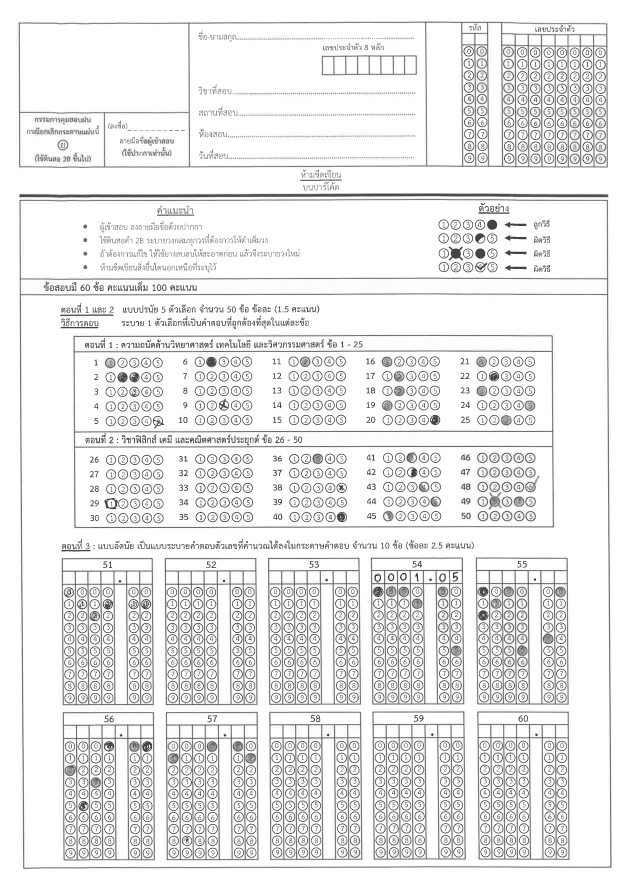
#> input picture test.jpg, 1240 x 1754 px (shown at 1/2 size)
$ python app.py
#> lines starting #> are read from the running program, lines starting #| are printed output that depends on the picture; after the words box and inside, x2 and y2 are one past the last pixel; in counts of white or black regions, pixels touching at a corner belong together
from typing import Any
import cv2
import numpy as np
from matplotlib import pyplot as plt
from os import walk
import pickle

path = "template/"
pickle_name = 'exam2'
position_path = './pickle/'
circle_width, circle_height = 25,25
img = cv2.imread('test.jpg', cv2.IMREAD_GRAYSCALE)
#> img is the input picture: shape (1754, 1240); min 17, max 255, mean 233.1
im_gray = cv2.resize(img, (1700, 2250), interpolation = cv2.INTER_LINEAR)
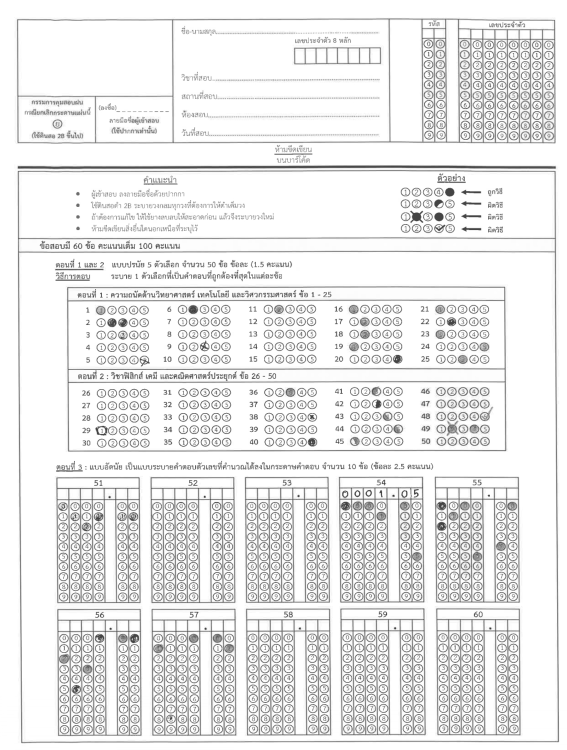
#> im_gray: shape (2250, 1700) (shown at 1/3 size); min 23, max 255, mean 233.1
(thresh, im_bw) = cv2.threshold(im_gray, 128, 255, cv2.THRESH_BINARY | cv2.THRESH_OTSU)
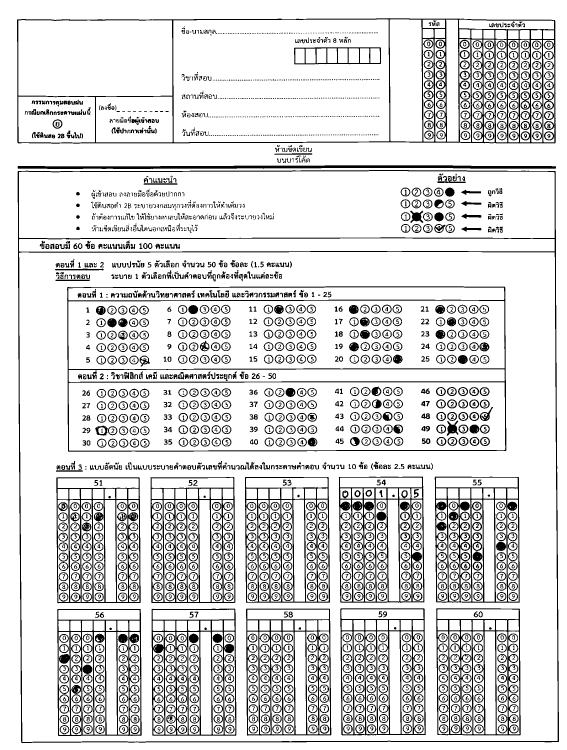
#> im_bw: shape (2250, 1700) (shown at 1/3 size); 85% white; 3086 black regions (552 under 20 px), largest, box (x1, y1, x2, y2) and area: (51, 55, 1667, 431) 41403, (53, 510, 1677, 2229) 30353, (201, 859, 1519, 1355) 22000
#> thresh = 192
thresh = 200
img = cv2.threshold(im_gray, thresh, 255, cv2.THRESH_BINARY)[1]
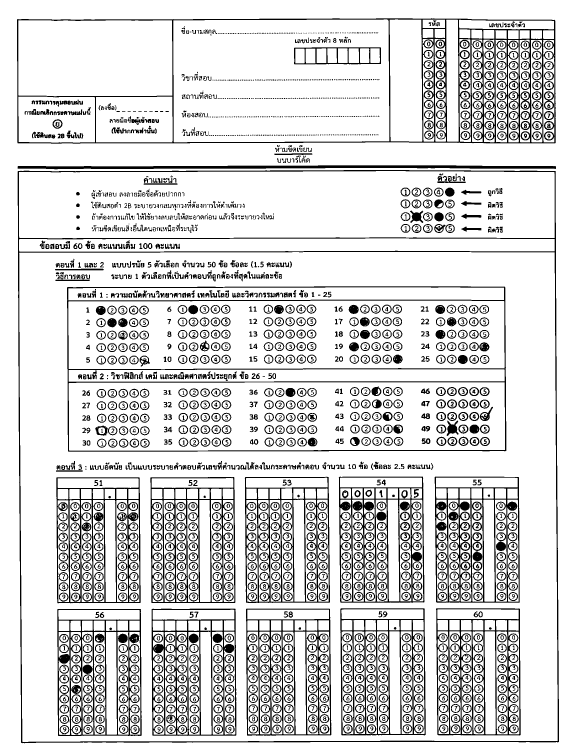
#> img: shape (2250, 1700) (shown at 1/3 size); 83.9% white; 2935 black regions (501 under 20 px), largest, box (x1, y1, x2, y2) and area: (51, 55, 1667, 431) 49429, (53, 510, 1677, 2230) 32793, (201, 859, 1519, 1355) 23297
sens = 200

class UserAns:
    def __init__(self):
        self.id = [None]*8
        self.answer = {1:{k:None for k in range(1, 51)}, 2:{k:[None for i in range(6)] for k in range(1, 11)}}

    def getId(self):
        return self.id

    def getAnswer(self):
        return self.answer

# [39 lines left out: function formatToUserAns, not called in this run]

def get_file(position_path):
#> (the run stopped early here; a loop or call above may not have finished)

$ run again, with mark.jpg copied over test.jpg
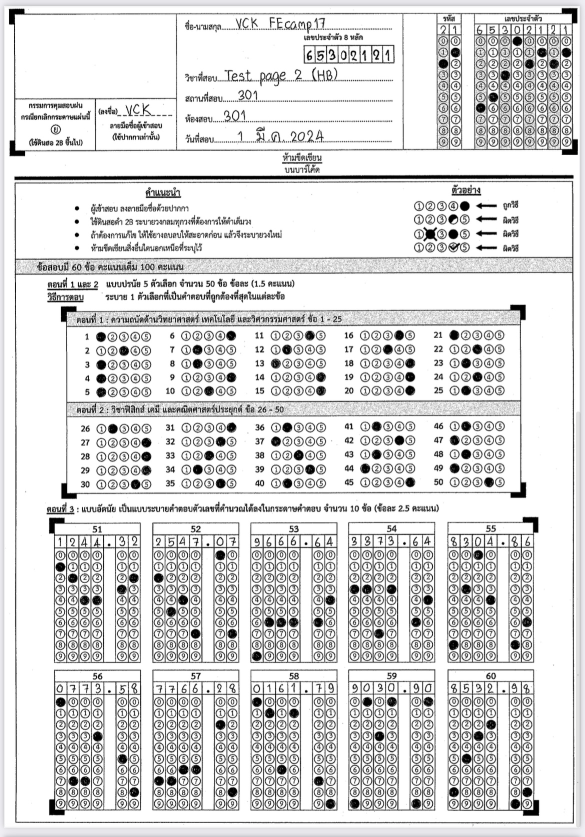
#> input picture mark.jpg, 1170 x 1674 px (shown at 1/2 size)
#> `(thresh, im_bw) = cv2.threshold(im_gray, 128, 255, cv2.THRESH_BINARY |..`:
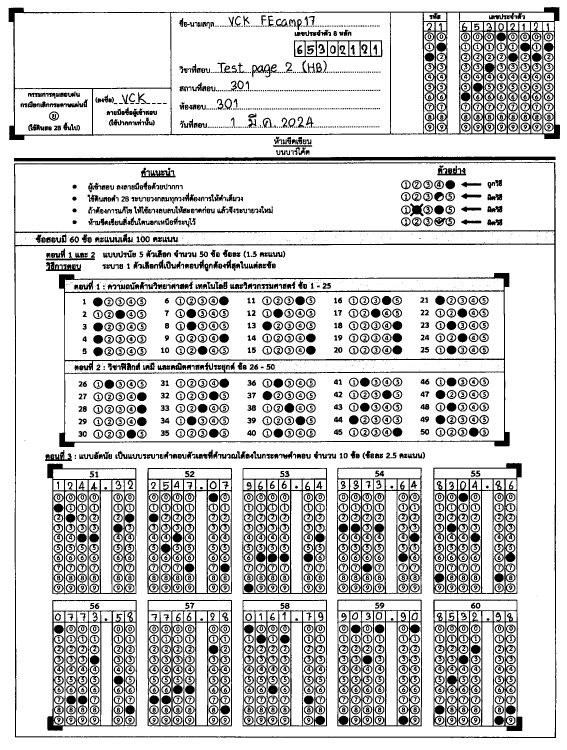
#> im_bw: shape (2250, 1700) (shown at 1/3 size); 81.7% white; 2987 black regions (819 under 20 px), largest, box (x1, y1, x2, y2) and area: (26, 21, 1680, 420) 47933, (42, 486, 1669, 2214) 30949, (177, 819, 1529, 1342) 27916
#> thresh = 170
#> `img = cv2.threshold(im_gray, thresh, 255, cv2.THRESH_BINARY)[1]`:
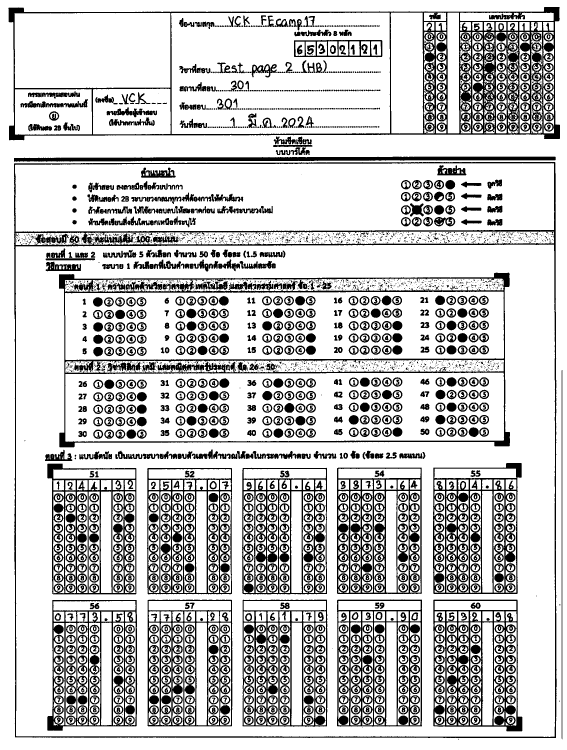
#> img: shape (2250, 1700) (shown at 1/3 size); 77.1% white; 3879 black regions (2437 under 20 px), largest, box (x1, y1, x2, y2) and area: (25, 21, 1680, 421) 85575, (177, 818, 1530, 1342) 43774, (42, 486, 1670, 2214) 41140

$ run again, with (14, 1, 2).png saved as test.jpg
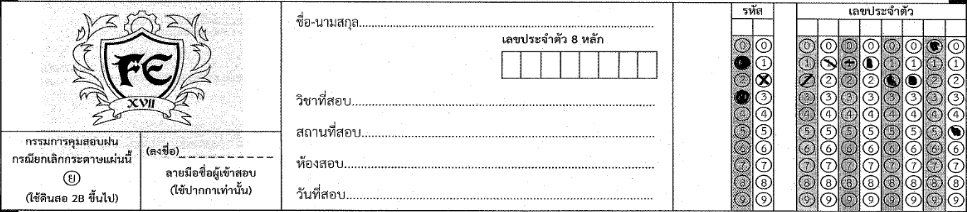
#> input picture (14, 1, 2).png, 967 x 212 px
#> img is the input picture: shape (212, 967); min 0, max 255, mean 223.6
#> `(thresh, im_bw) = cv2.threshold(im_gray, 128, 255, cv2.THRESH_BINARY |..`:
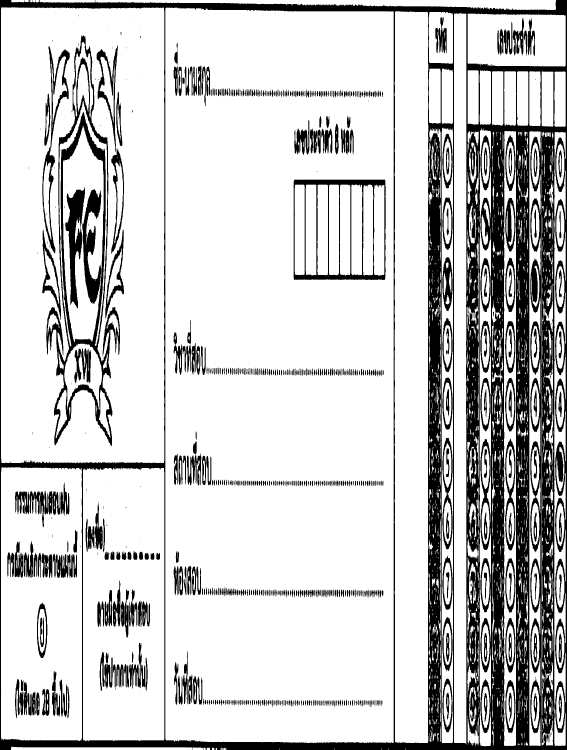
#> im_bw: shape (2250, 1700) (shown at 1/3 size); 80.3% white; 744 black regions (76 under 20 px), largest, box (x1, y1, x2, y2) and area: (0, 0, 1700, 2250) 484000, (139, 105, 360, 1338) 40631, (881, 539, 1157, 840) 16119
#> thresh = 185
#> `img = cv2.threshold(im_gray, thresh, 255, cv2.THRESH_BINARY)[1]`:
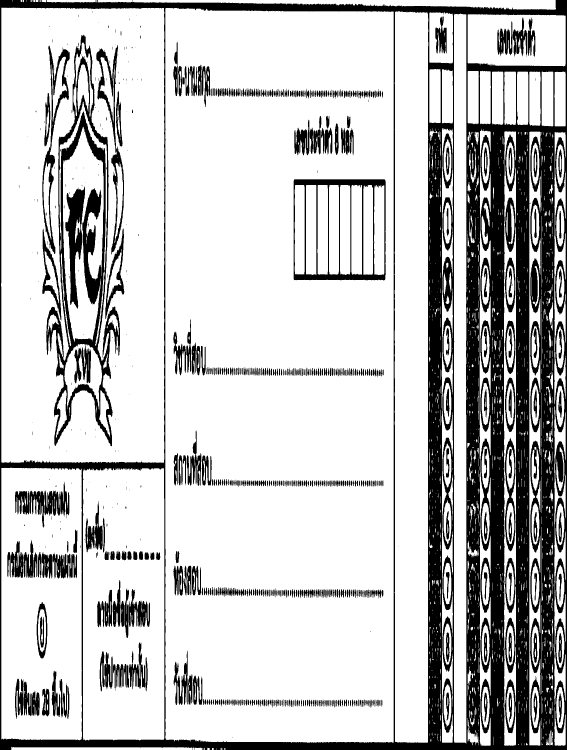
#> img: shape (2250, 1700) (shown at 1/3 size); 77.6% white; 766 black regions (178 under 20 px), largest, box (x1, y1, x2, y2) and area: (0, 0, 1700, 2250) 578834, (139, 104, 360, 1339) 57127, (881, 538, 1157, 841) 18175

$ run again, with (16, 1, 2).png saved as test.jpg
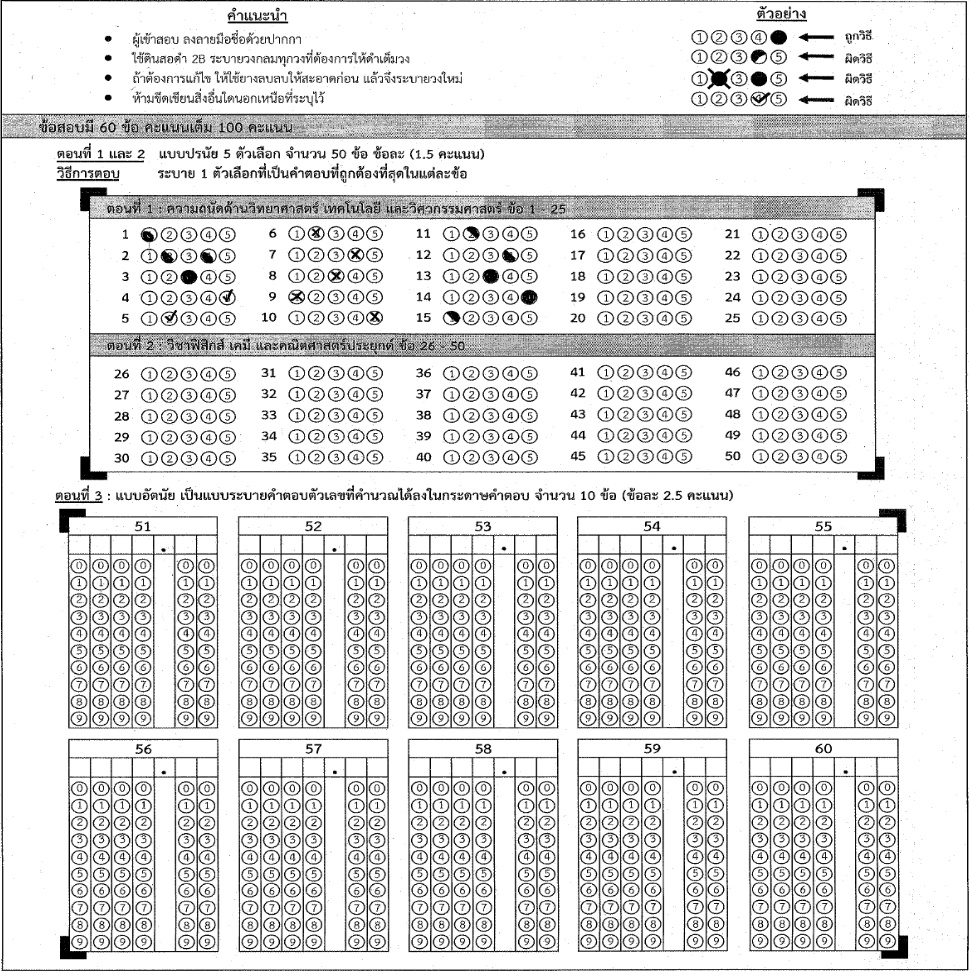
#> input picture (16, 1, 2).png, 969 x 971 px
#> img is the input picture: shape (971, 969); min 0, max 255, mean 221.1
#> `(thresh, im_bw) = cv2.threshold(im_gray, 128, 255, cv2.THRESH_BINARY |..`:
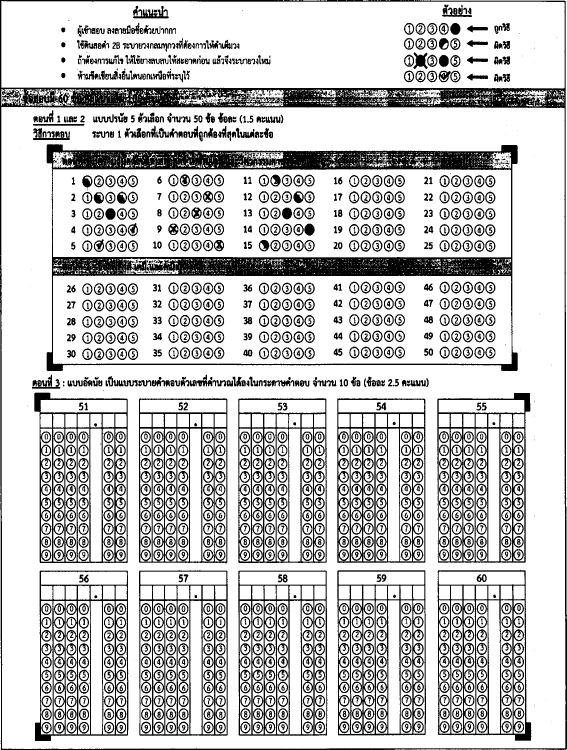
#> im_bw: shape (2250, 1700) (shown at 1/3 size); 77.3% white; 2186 black regions (349 under 20 px), largest, box (x1, y1, x2, y2) and area: (140, 433, 1553, 1113) 140874, (0, 0, 1700, 2250) 97900, (1012, 1711, 1278, 2206) 29025
#> thresh = 188
#> `img = cv2.threshold(im_gray, thresh, 255, cv2.THRESH_BINARY)[1]`:
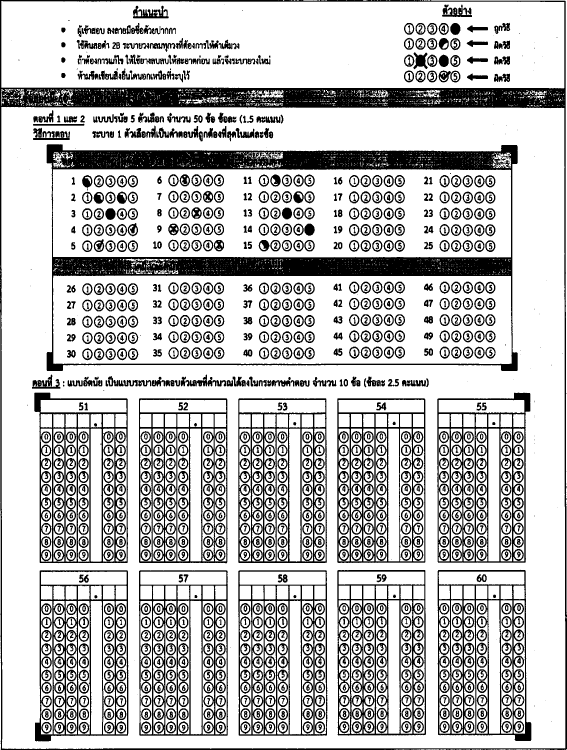
#> img: shape (2250, 1700) (shown at 1/3 size); 74.7% white; 1750 black regions (153 under 20 px), largest, box (x1, y1, x2, y2) and area: (140, 433, 1553, 1113) 158412, (0, 0, 1700, 2250) 117998, (1012, 1710, 1278, 2207) 33636
